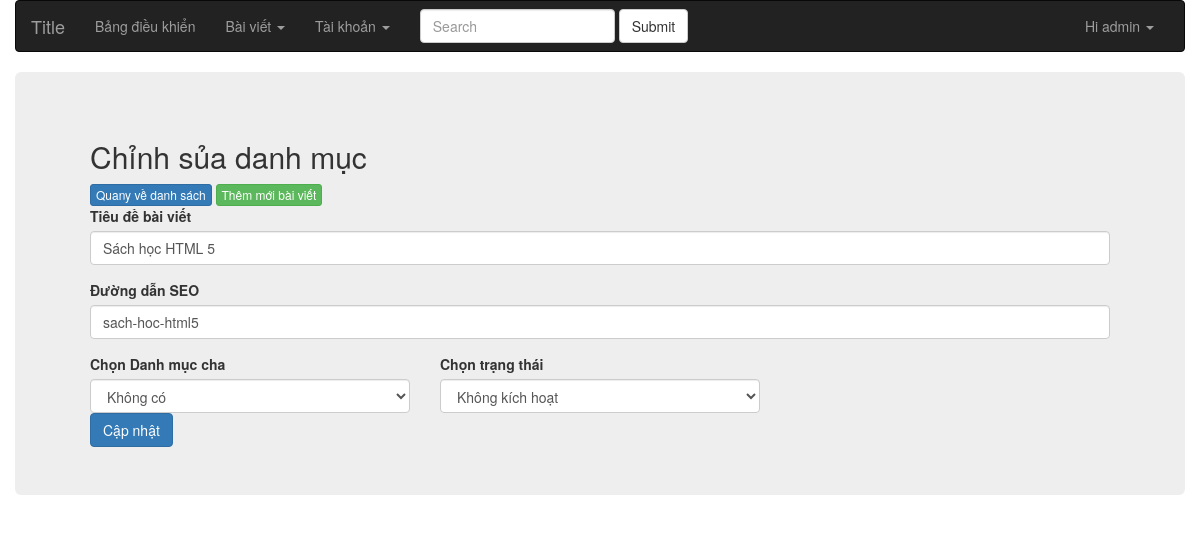
/admin/index.php?r=category/edit&id=1 (signed in), run on the app's committed database.
### tables this page shows
CREATE TABLE `category` (
  `id` int(11) NOT NULL,
  `name` varchar(255) NOT NULL,
  `slug` varchar(255) NOT NULL,
  `parent` int(11) NOT NULL,
  `actived` smallint(6) NOT NULL
);

### librs/Database.php (called while the page is built, shortened)
<?php
try {
   $db = new PDO('mysql:host='.HOST.';dbname='.DB_NAME, DB_USER, DB_PASS);
   $db->setAttribute(PDO::ATTR_ERRMODE, PDO::ERRMODE_EXCEPTION);
   $db->exec("set names utf8");
   function getAll($table,$limit = 10){
	   	global $db;
	   	$sql = "SELECT * FROM $table LIMIT $limit";
	   	$stmt = $db->prepare($sql);
	   	$stmt->execute();
	    $stmt->setFetchMode(PDO::FETCH_ASSOC);
	   	return $stmt->fetchAll();
   }
	function getOne($table,$where){
		global $db;
		$datawhere = "Where ";
		$and = (count($where) ==1 ) ? '' : ' AND ';
		foreach($where as $wk => $wval){
			$datawhere .= $wk."='".$wval."'".$and;
		}
		$datawhere = rtrim($datawhere,' AND');
	   	$sql = "SELECT * FROM $table $datawhere LIMIT 1";
	   	$stmt = $db->prepare($sql);
	   	$stmt->execute();
	    $stmt->setFetchMode(PDO::FETCH_ASSOC);
	   	return $stmt->fetch();
	}
} catch (PDOException $e) {
    die( "Error!: " . $e->getMessage());
}
?>

### admin/index.php (called while the page is built, shortened)
<?php
require_once 'header.php';
	load_template_admin();
require_once 'footer.php';
?>

### admin/modules/category/edit.php (the view, shortened to what this page needs)
<?php
if(isset($_GET['id']) && getOne('category',['id'=>$_GET['id']])) :
	$datap = getOne('category',['id'=>$_GET['id']]);
?>
<div class="jumbotron">
	<div class="container">
		<h2>Chỉnh sủa danh mục</h2>
		<form action="" method="POST" role="form">
			<?php
				$cats = getAll('category');
			?>
			<div class="form-group">
				<label for="">Tiêu đề bài viết</label>
				<input type="text" class="form-control" name="name" placeholder="Nhập tên bài viết" value="<?php echo $datap['name']; ?>">
			</div>
			<div class="form-group">
				<label for="">Đường dẫn SEO</label>
				<input type="text" class="form-control" name="slug" placeholder="Đường dẫn tối ưu seo google" value="<?php echo $datap['slug']; ?>">
			</div>
			<div class="row">
				<div class="col-md-4">
					<label for="">Chọn Danh mục cha</label>
					<select name="parent" id="input" class="form-control" >
						<option value="">Không có</option>
					</select>
				</div>
				<div class="col-md-4">
					<label for="">Chọn trạng thái</label>
					<select name="actived" id="input" class="form-control">
						<option value="0" <?php if($datap['actived'] == 0) echo 'selected'; ?>>Không kích hoạt</option>
					</select>
				</div>
			</div>
			<button type="submit" name='submit' class="btn btn-primary">Cập nhật</button>
		</form>
	</div>
</div>
<?php endif; ?>

### data on the page
category: name "Sách học HTML 5", slug "sach-hoc-html5", actived "Không kích hoạt"

### other printed values
$label "Bảng điều khiển Quany về danh sách Thêm mới bài viết"
$_SESSION['userInfo']['username'] "admin"
